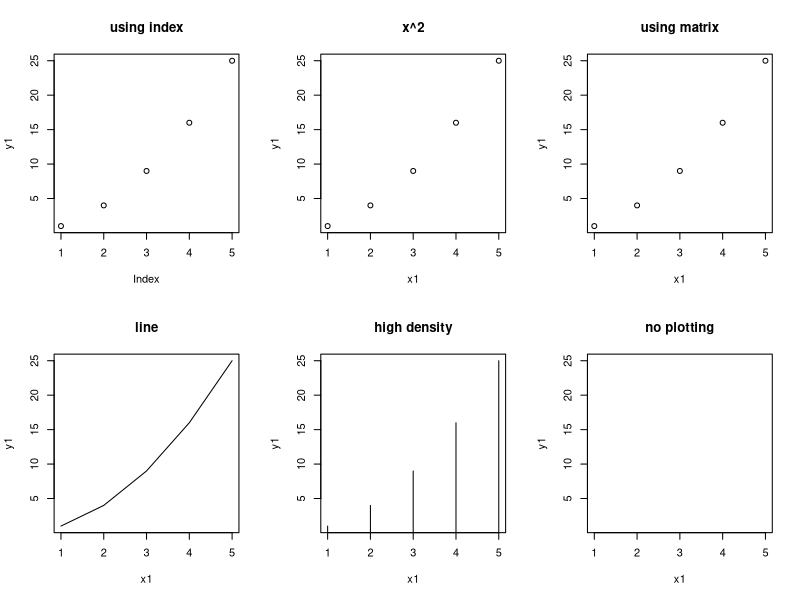
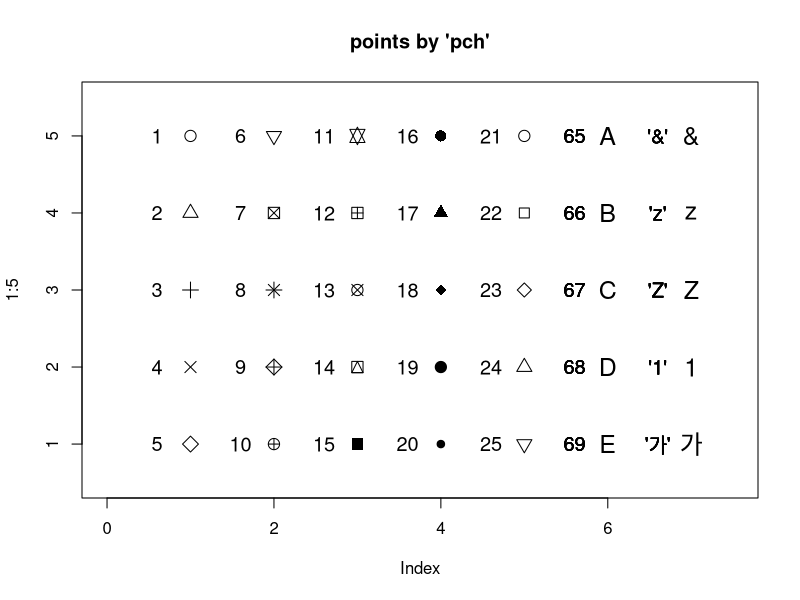
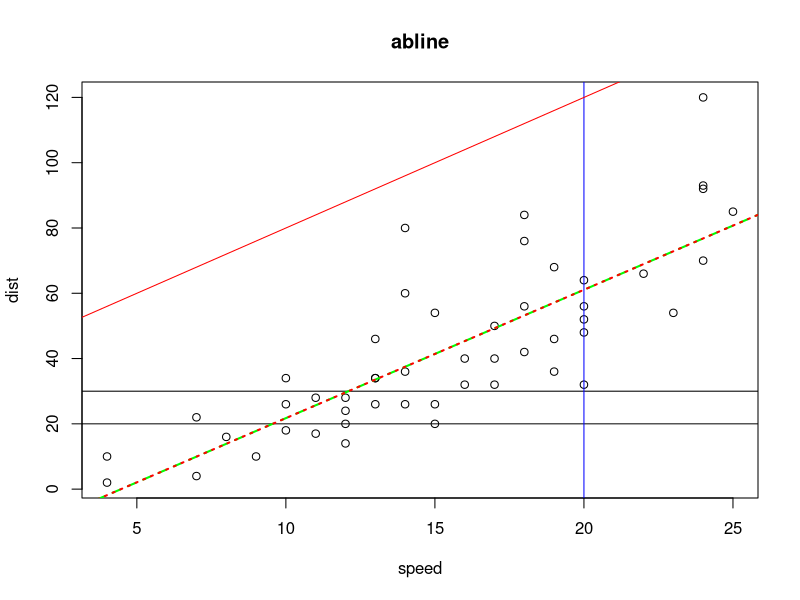
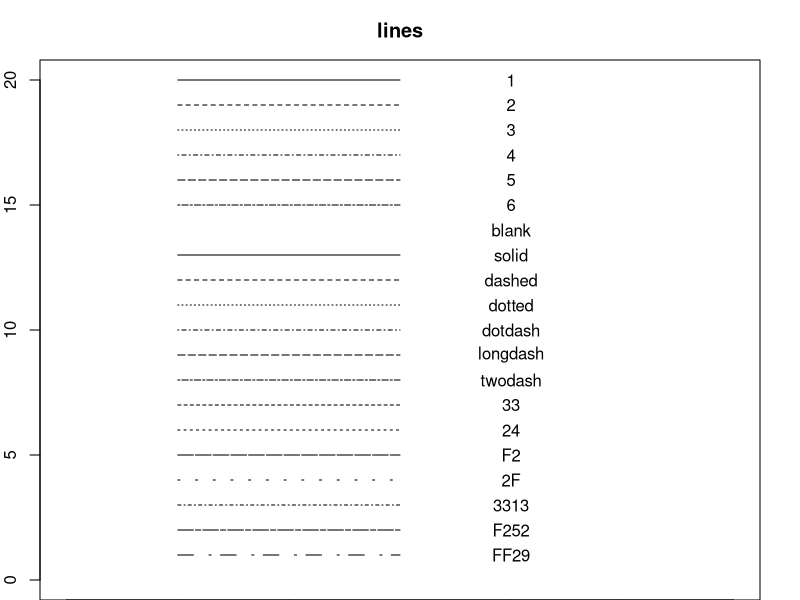
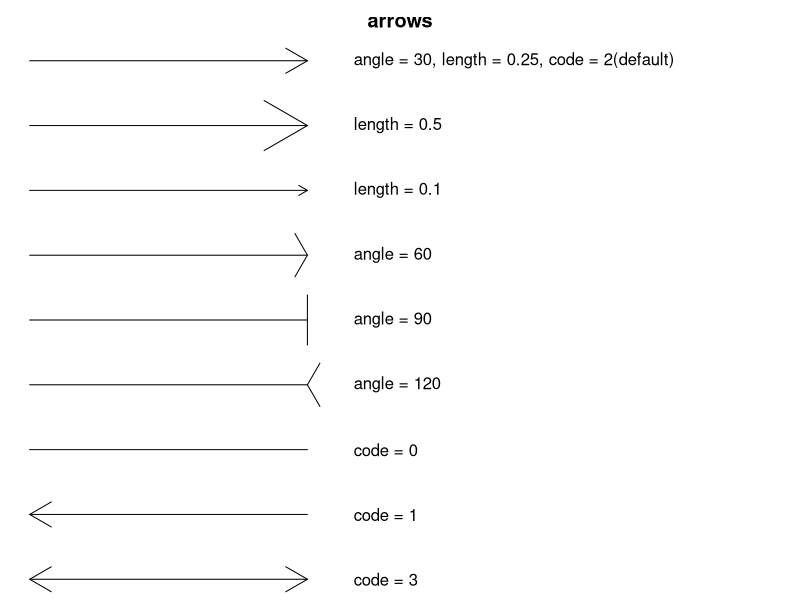
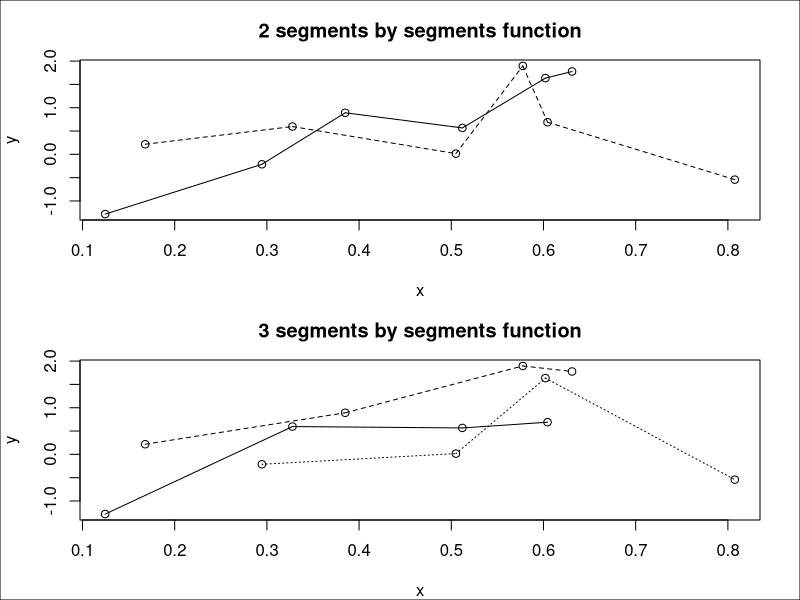
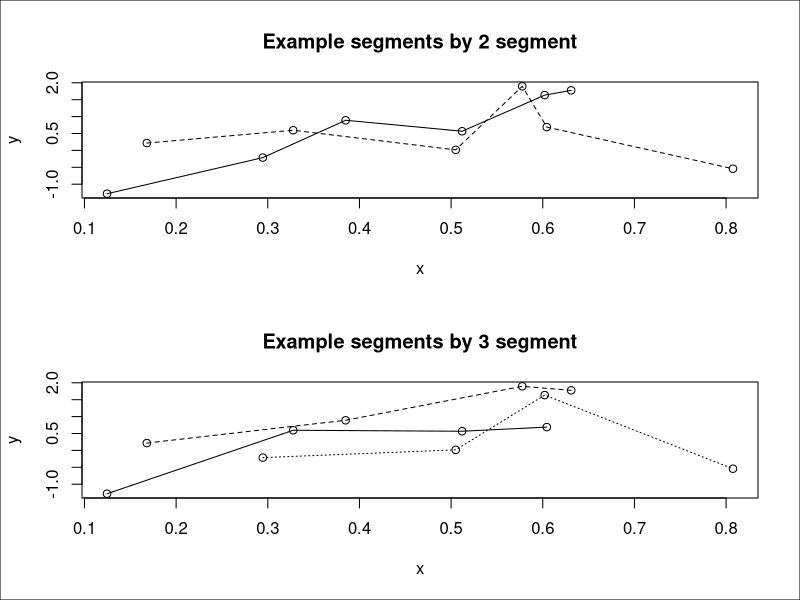
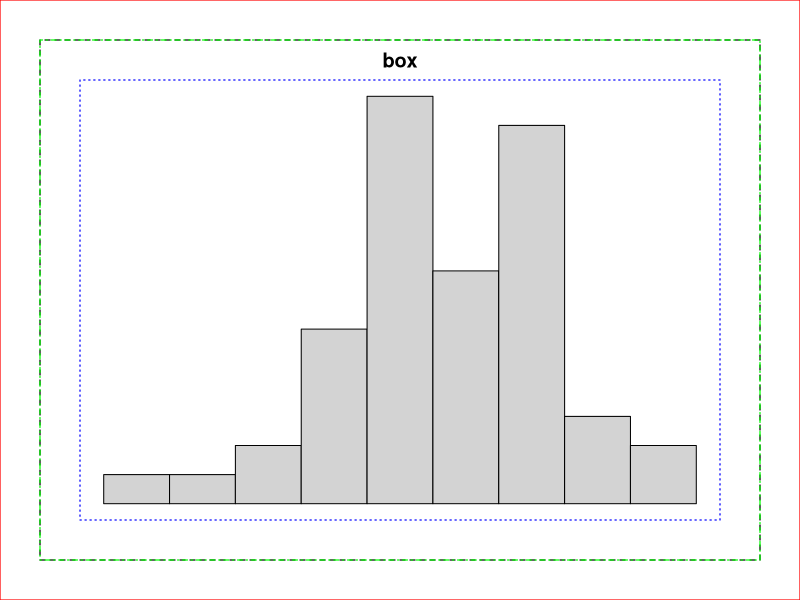

Source code (R) for these figures, in order: (Note: this script raises an error after producing the figures.)
# -----------------------------------
# R visualization - 소스코드
#   출판사: 도서출판 인사이트
#   저자: 유충현, 홍성학
#   챕터: 2장
#   파일명: chapter_02.R
# -----------------------------------


# ==================== 소스순번: 001 ==================== 

# x-좌표를 위한 벡터
x1 <- 1:5
# y-좌표를 위한 벡터
y1 <- x1^2
# 벡터 생성￼
z1 <- 5:1
# 행렬 생성
(mat1 <- cbind(x1, y1, z1))
# 그래픽 윈도우의 화면 분할 (2행 3열)
op <- par(no.readonly = TRUE)
par(mfrow=c(2, 3))
# 일변량 그래프
plot(y1, main="using index")
# 이변량 그래프
plot(x=x1, y=y1, main="x^2")
# 이변량 그래프 (행렬)
plot(mat1, main="using matrix")
plot(x1, y1, type="l", main="line")
plot(x1, y1, type="h", main="high density")
plot(x1, y1, type="n", main="no plotting")
# 그래픽 윈도우의 화면 병합 (1행 1열)
par(op)


# ==================== 소스순번: 002 ==================== 

x <- rep(1:5, rep(5, 5))
x
y <- rep(5:1, 5)
y
pchs <- c("&", "z", "Z", "1", "가")
plot(1:5, type = "n", xlim = c(0, 7.5), ylim = c(0.5, 5.5), main = "points by 'pch'")
points(x, y, pch = 1:25, cex = 1.5)
text(x - 0.4, y, labels = as.character(1:25), cex = 1.2)
points(rep(6, 5), 5:1, pch = 65:69, cex = 1.5)
text(rep(6, 5) - 0.4, y, labels = as.character(65:69), cex = 1.2)
points(rep(7, 5), 5:1, pch = pchs, cex = 1.5)
text(rep(7, 5) - 0.4, y, labels = paste("'", pchs, "'", sep = ""), cex = 1.2)


# ==================== 소스순번: 003 ==================== 

cars[1:4,]
z <- lm(dist ~ speed, data = cars)
is(z)
z$coef
plot(cars, main = "abline")
# horizontal
abline(h = 20)
abline(h = 30)
# vertical
abline(v = 20, col="blue")
# y = a + bx
abline(a = 40, b = 4, col="red")
# reg 인수
abline(z, lty = 2, lwd = 2, col="green")
# coef 인수
abline(z$coef, lty = 3, lwd = 2, col="red")


# ==================== 소스순번: 004 ==================== 

op <- par(no.readonly = TRUE)
par(mar=c(0, 2, 3, 2))
lty1 <- c("blank", "solid", "dashed", "dotted", "dotdash", "longdash","twodash")
lty2 <- c("33", "24", "F2", "2F","3313", "F252","FF29")
plot(0:6, 0:6, type="n", ylim=c(0,20), xlab="", ylab="", main="lines")
lines(c(1, 3), c(20, 20), lty = 1); text(4, 20, "1")
lines(c(1, 3), c(19, 19), lty = 2); text(4, 19, "2")
lines(c(1, 3), c(18, 18), lty = 3); text(4, 18, "3")
lines(c(1, 3), c(17, 17), lty = 4); text(4, 17, "4")
lines(c(1, 3), c(16, 16), lty = 5); text(4, 16, "5")
lines(c(1, 3), c(15, 15), lty = 6); text(4, 15, "6")
lines(c(1, 3), c(14, 14), lty = lty1[1]); text(4, 14, lty1[1])
lines(c(1, 3), c(13, 13), lty = lty1[2]); text(4, 13, lty1[2])
lines(c(1, 3), c(12, 12), lty = lty1[3]); text(4, 12, lty1[3])
lines(c(1, 3), c(11, 11), lty = lty1[4]); text(4, 11, lty1[4])
lines(c(1, 3), c(10, 10), lty = lty1[5]); text(4, 10, lty1[5])
lines(c(1, 3), c(9, 9), lty = lty1[6]); text(4, 9, lty1[6])
lines(c(1, 3), c(8, 8), lty = lty1[7]); text(4, 8, lty1[7])
lines(c(1, 3), c(7, 7), lty = lty2[1]); text(4, 7, lty2[1])
lines(c(1, 3), c(6, 6), lty = lty2[2]); text(4, 6, lty2[2])
lines(c(1, 3), c(5, 5), lty = lty2[3]); text(4, 5, lty2[3])
lines(c(1, 3), c(4, 4), lty = lty2[4]); text(4, 4, lty2[4])
lines(c(1, 3), c(3, 3), lty = lty2[5]); text(4, 3, lty2[5])
lines(c(1, 3), c(2, 2), lty = lty2[6]); text(4, 2, lty2[6])
lines(c(1, 3), c(1, 1), lty = lty2[7]); text(4, 1, lty2[7])
par(op)


# ==================== 소스순번: 005 ==================== 

op <- par(no.readonly = TRUE)
par(mar=c(0, 0, 2, 0))
plot(1:9, type = "n", axes = FALSE, xlab = "", ylab = "", main = "arrows")
arrows(1, 9, 4, 9, angle = 30, length = 0.25, code = 2)
text(4.5, 9, adj = 0, "angle = 30, length = 0.25, code = 2(default)")
arrows(1, 8, 4, 8, length = 0.5); text(4.5, 8, adj = 0, "length = 0.5")
arrows(1, 7, 4, 7, length = 0.1); text(4.5, 7, adj = 0, "length = 0.1")
arrows(1, 6, 4, 6, angle = 60); text(4.5, 6, adj = 0, "angle = 60")
arrows(1, 5, 4, 5, angle = 90); text(4.5, 5, adj = 0, "angle = 90")
arrows(1, 4, 4, 4, angle = 120); text(4.5, 4, adj = 0, "angle = 120")
arrows(1, 3, 4, 3, code = 0); text(4.5, 3, adj = 0, "code = 0")
arrows(1, 2, 4, 2, code = 1); text(4.5, 2, adj = 0, "code = 1")
arrows(1, 1, 4, 1, code = 3); text(4.5, 1, adj = 0, "code = 3")
par(op)


# ==================== 소스순번: 006 ==================== 

op <- par(no.readonly = TRUE)
par(mar=c(4, 4, 3, 2), mfrow = c(2, 1))
set.seed(3)
x <- runif(12)
set.seed(4)
y <- rnorm(12)
i <- order(x); x <- x[i]; y <- y[i]
plot(x, y, main = "2 segments by segments function")
s <- seq(length(x) - 1)
segments(x[s], y[s], x[s + 2], y[s + 2], lty = 1:2)
plot(x, y, main = "3 segments by segments function")
s <- seq(length(x) - 2)
segments(x[s], y[s], x[s + 3], y[s + 3], lty = 1:3)
box(which = "outer")
par(op)


# ==================== 소스순번: 007 ==================== 

par(mfrow = c(2, 1))
plot(x, y, main = "Example segments by 2 segment")
lines(x[seq(1, 12, 2)], y[seq(1, 12, 2)], lty = 1)
lines(x[seq(2, 12, 2)], y[seq(2, 12, 2)], lty = 2)
plot(x, y, main = "Example segments by 3 segment")
lines(x[seq(1, 12, 3)], y[seq(1, 12, 3)], lty = 1)
lines(x[seq(2, 12, 3)], y[seq(2, 12, 3)], lty = 2)
lines(x[seq(3, 12, 3)], y[seq(3, 12, 3)], lty = 3)
box(which = "outer")
par(mfrow=c(1, 1))


# ==================== 소스순번: 008 ==================== 

op <- par(no.readonly = TRUE)
# margin & outer margin
par(mar = c(2, 2, 2, 2), oma = c(2, 2, 2, 2))
set.seed(1)
hist(rnorm(50), axes = F, xlab = "", ylab = "", main = "box")
# 영역의 종류
whichs <- c("outer", "inner", "plot", "figure")
box(which = whichs[1], lty = 1, lwd = 1.2, col = "red")
box(which = whichs[2], lty = 2, lwd = 1.2, col = "black")
box(which = whichs[3], lty = 3, lwd = 1.2, col = "blue")
box(which = whichs[4], lty = 4, lwd = 1.2, col = "green")
legend(locator(1), legend = whichs, lwd = 1.2, lty = 1:4,
          col = c("red", "black", "blue", "green"))
par(op)


# ==================== 소스순번: 009 ==================== 

op <- par(no.readonly = TRUE)
par(mar = c(0, 2, 2, 2))
plot(1:10, type = "n", main = "rect", xlab = "", ylab = "", axes = F)
rect(xleft = 1, ybottom = 7, xright = 3, ytop = 9)
text(2, 9.5, adj = 0.5, "defalut")
rect(1, 4, 3, 6, col = "gold")
text(2, 6.5, adj = 0.5, "col = \"gold\"")
rect(1, 1, 3, 3, border = "gold")
text(2, 3.5, adj = 0.5, "border = \"gold\"")
rect(4, 7, 6, 9, density = 10)
text(5, 9.5, adj = 0.5, "density = 10")
rect(4, 4, 6, 6, density = 10, angle = 315)
text(5, 6.5, adj = 0.5, "density=10, angle=315")
rect(4, 1, 6, 3, density = 25)
text(5, 3.5, adj = 0.5, "density = 25")
rect(7, 7, 9, 9, lwd = 2)
text(8, 9.5, adj = 0.5, "lwd = 2")
rect(7, 4, 9, 6, lty = 2)
text(8, 6.5, adj = 0.5, "lty = 2")
rect(7, 1, 9, 3, lty = 2, density = 10)
text(8, 3.5, adj = 0.5, "lty=2, density=10")
par(op)


# ==================== 소스순번: 010 ==================== 

op <- par(no.readonly = TRUE)
par(mar = c(0, 2, 2, 2))
# 원 모양을 만들기 위해 theta를 구함
theta <- seq(-pi, pi, length = 12)
x <- cos(theta)
y <- sin(theta)
plot(1:6, type = "n", main = "polygon", xlab = "", ylab = "", axes = F)
# 좌표 이동을 위한 작업
x1 <- x + 2
y1 <- y + 4.5
polygon(x1, y1)
x2 <- x + 2
y2 <- y + 2
polygon(x2, y2, col = "gold")
x3 <- x + 5
y3 <- y + 4.5
polygon(x3, y3, density = 10)
x4 <- x + 5
y4 <- y + 2
polygon(x4, y4, lty = 2, lwd = 2)
text(2, 5.7, adj = 0.5, "defalut")
text(2, 3.2, adj = 0.5, "col = \"gold\"")
text(5, 5.7, adj = 0.5, "density = 10")
text(5, 3.2, adj = 0.5, "lty = 2, lwd = 2")
par(op)


# ==================== 소스순번: 011 ==================== 

op <- par(no.readonly = TRUE)
par(mar = c(4, 4, 4, 4), oma = c(4, 0, 0, 0))
set.seed(2)
plot(rnorm(20), type = "o", xlab = "", ylab = "")
title(main = "Main title on line1", line = 1)
title(main = "Main title on line2", line = 2)
title(main = "Main title on line3", line = 3)
title(sub = "subtitle on line1", line = 1, outer = T)
title(sub = " subtitle on line2", line = 2, outer = T)
title(sub = " subtitle on line3", line = 3, outer = T)
title(xlab = "X lable on line1", line = 1)
title(xlab = "X lable on line2", line = 2)
title(xlab = "X lable on line3", line = 3)
title(ylab = "Y lable on line1", line = 1)
title(ylab = "Y lable on line2", line = 2)
title(ylab = "Y lable on line3", line = 3)
par(op)


# ==================== 소스순번: 012 ==================== 

op <- par(no.readonly = TRUE)
par(mar = c(0, 0, 2, 0))
plot(1:10, 1:10, type = "n", xlab = "", ylab = "", main = "text")
text(1.5, 9, adj = 0, labels = "피타고라스의 정리(定理)")
polygon(c(5, 3, 5), c(9, 7, 7))
polygon(c(5, 5, 4.8, 4.8), c(7, 7.2, 7.2, 7))
text(3.64, 8.36, adj = 0, labels = "c")
text(3.94, 6.67, adj = 0, labels = "a")
text(5.36, 7.95, adj = 0, labels = "b")
# Example expression labels
text(1.5, 8, adj = 0, labels = expression(c^2 == a^2 + b^2))
text(1.5, 6, adj = 0, labels = expression(cos(r^2) * e^{-r/6}))
text(2, 3, adj = 0.3, labels = expression(z[i] == sqrt(x[i]^2 + y[i]^2)))
text(9, 4, adj = 1, labels = expression(f(x) == frac(1, sqrt((2 *
       pi)^n ~ ~det(Sigma[x]))) ~ ~exp * bgroup("(", -frac(1, 2) ~ ~(x -
       mu)^T * Sigma[x]^-1 * (x - mu), ")")))
text(5, 5, adj = 0.5, labels = expression(y == bgroup("(", atop(a ~ ~b, c ~ ~d), ")")))
# Example position by pos
points(8, 8, pch = 16)
text(8, 8, "position1", pos = 1)
text(8, 8, "position2", pos = 2)
text(8, 8, "position3", pos = 3)
text(8, 8, "position4", pos = 4)
# Example offset
points(8, 6, pch = 16)
text(8, 6, "offset1", pos = 1, offset = 1)
text(8, 6, "offset2", pos = 2, offset = 1.5)
text(8, 6, "offset3", pos = 3, offset = 2)
text(8, 6, "offset4", pos = 4, offset = 2.5)
# Example adj by adj(x, y)
text(4, 2, "at(4, 2) left/top by adj = c(0, 0)", adj = c(0, 0))
text(4, 1.5, "at(4, 2) center/bottom by adj = c(0.5, 1)", adj = c(0.5, + 1))
text(8, 3, "at(8, 3) right/middle by adj = c(1, 0.5)", adj = c(1, 0.5))
par(op)


# ==================== 소스순번: 013 ==================== 

op <- par(no.readonly = TRUE)
par(mar = c(4, 4, 4, 4), oma = c(4, 0, 0, 0))
set.seed(5)
plot(rnorm(20), type = "o", xlab = "", ylab = "")
mtext("Position3 on line1", line = 1)
mtext("Position3 on line2", side = 3, line = 2)
mtext("Position3 on line3", side = 3, line = 3)
mtext("Outer position1 on line1", side = 1, line = 1, outer = T)
mtext("Outer position1 on line2", side = 1, line = 2, outer = T)
mtext("Outer position1 on line3", side = 1, line = 3, outer = T)
mtext("Position1 on line1", side = 1, line = 1, adj = 0)
mtext("Position1 on line2", side = 1, line = 2, adj = 0.5)
mtext("Position1 on line3", side = 1, line = 3, adj = 1)
mtext("Position2 on line1", side = 2, line = 1, adj = 0)
mtext("Position2 on line2", side = 2, line = 2, adj = 0.5)
mtext("Position2 on line3", side = 2, line = 3, adj = 1)
mtext("at 0, Posion4 on line1", side = 4, line = 1, at = 0)
mtext("at 0, adj 0, Position4 on line2", side = 4, line = 2, at = 0, adj = 0)
mtext("at 0, adj 1, Position4 on line3", side = 4, line = 3, at = 0, adj = 1)
par(op)


# ==================== 소스순번: 014 ==================== 

plot(1:10, type = "n", xlab = "", ylab = "", main = "legend")
legend("bottomright", "(x, y)", pch = 1, title = "bottomright")
legend("bottom", "(x, y)", pch = 1, title = "bottom")
legend("bottomleft", "(x, y)", pch = 1, title = "bottomleft")
legend("left", "(x, y)", pch = 1, title = "left")
legend("topleft", "(x, y)", pch = 1, title = "topleft")
legend("top", "(x, y)", pch = 1, title = "top")
legend("topright", "(x, y)", pch = 1, title = "topright")
legend("right", "(x, y)", pch = 1, title = "right")
legend("center", "(x, y)", pch = 1, title = "center")
legends <- c("Legend1", "Legend2")
legend(3, 8, legend = legends, pch = 1:2, col = 1:2)
legend(7, 8, legend = legends, pch = 1:2, col = 1:2, lty = 1:2)
legend(3, 4, legend = legends, fill = 1:2)
legend(7, 4, legend = legends, fill = 1:2, density = 30)
legend(locator(1), legend = "Locator", fill = 1)


# ==================== 소스순번: 015 ==================== 

op <- par(no.readonly = TRUE)
par(oma = c(0, 0, 2, 0))
plot(1:5, type = "l", main = " axis", axes = FALSE, xlab = "", ylab = "")
axis(side = 1, at = 1:5, labels = LETTERS[1:5], line = 2)
# tick = F 이므로 col.axis는 의미 없음
axis(side = 2, tick = F, col.axis = "blue")
axis(side = 3, outer = T)
axis(side = 3, at = c(1, 3, 5), pos = 3, col = "blue", col.axis = "red")
axis(side = 4, lty = 2, lwd = 2)
par(op)


# ==================== 소스순번: 016 ==================== 

op <- par(no.readonly = TRUE)
par(mar = c(4, 4, 2, 2), mfrow = c(2, 1))
plot(iris$Sepal.Length, iris$Sepal.Width, pch = 16, col = as.integer(iris$Species))
# (1)
grid()
title("grid()")
plot(iris$Sepal.Length, iris$Sepal.Width, pch = 16, col = as.integer(iris$Species))
# (2)
grid(3, 4, lty = 1, lwd = 1.2, col = "blue")
title("grid(3, 4, lty = 1, lwd = 2, col = \"blue\")")
par(op)


# ==================== 소스순번: 017 ==================== 

op <- par(no.readonly = TRUE)
par(mar = c(4, 4, 2, 2), mfrow = c(2, 1))
plot(density(quakes$lat), main = "rug(lat)")
# (1)
rug(quakes$lat)
plot(density(quakes$long), main = "side=3, col='blue', ticksize=0.04")
# (2)
rug(quakes$long, side = 3, col = "blue", ticksize = 0.04)
par(op)


# ==================== 소스순번: 018 ==================== 

set.seed(1)
dot <- matrix(rnorm(200), ncol = 2)
plot(dot)
chull.data <- chull(dot)
polygon(dot[chull.data, ], angle = 45, density = 15, col = "red")
title(main = "Polygon by chull")


# ==================== 소스순번: 019 ==================== 

(m <- matrix(c(1, 1, 2, 3), ncol = 2, byrow = T))
layout(mat = m)
plot(cars, main = "scatter plot of cars data", pch = 19, col = 4)
hist(cars$speed)
hist(cars$dist)


# ==================== 소스순번: 020 ==================== 

op <- par(no.readonly = TRUE)
# 바탕색을 흰색으로 지정
par(bg = "white")
# 상하 2개로 화면분할
split.screen(fig = c(2, 1))
# 2번(아래) 화면을 좌우 두 개로 분할
split.screen(c(1, 2), screen = 2)
# 3번(아래 왼쪽) 화면을 지정
screen(n = 3)
hist(cars$speed)
# 1번(위쪽) 화면을 지정
screen(1)
plot(cars, main = "scatter plot of cars data by split.screen")
# 4번(아래 오른쪽) 화면을 지정
screen(4)
hist(cars$dist)
# 1번 화면을 바탕색으로 칠함(지움)
erase.screen(n = 1)
# 다시 1번 화면(위쪽)을 지정
screen(1)
plot(cars, main = "scatter plot of cars data by split.screen", pch = 19,
       col = "blue")
# 화면 분할 정의를 마침
close.screen(all = TRUE)
par(op)


# ==================== 소스순번: 021 ==================== 

op <- par(no.readonly = TRUE)
par(mfrow = c(2, 2))
par(fig = c(0, 1, 0.5, 1))
plot(cars, main = "scatter plot of cars data by fig")
par(fig = c(0, 0.5, 0, 0.5), new = T)
hist(cars$speed, main = "Histogram of cars$speed by fig")
par(fig = c(0.5, 1, 0, 0.5), new = T)
hist(cars$dist, main = "Histogram of cars$dist by fig")
par(op)


# ==================== 소스순번: 022 ==================== 

op <- par(no.readonly = TRUE)
par(mfrow = c(2, 2))
plot(1:10, type = "l", main = "plot")
par(new = F)
plot(10:1, type = "s", main = "plot by new = F")
plot(1:10, type = "l")
par(new = T)
plot(10:1, type = "s", main = "plot by new = T")
x <- rnorm(10)
plot(x)
par(new = T)
hist(x)
par(op)


# ==================== 소스순번: 023 ==================== 

op <- par(no.readonly = TRUE)
par(mfrow = c(2, 3), bty = "l")
# C모양(1, 2, 3 영역)
plot(0:6, 0:6, bty = "c", main = " bty = \"c\" ")
# 출력하지 않음
plot(0:6, 0:6, bty = "n", main = " bty = \"n\" ")
# O모양(1, 2, 3, 4 영역)
plot(0:6, 0:6, bty = "o", main = " bty = \"o\" ")
# 7모양(3, 4 영역)
plot(0:6, 0:6, bty = "7", main = " bty = \"7\" ")
# U모양(1, 2, 4 영역)
plot(0:6, 0:6, bty = "u", main = " bty = \"u\" ")
# L영역(1, 2 영역)
plot(0:6, 0:6, main = " bty = \"l\" ")
par(op)


# ==================== 소스순번: 024 ==================== 

op <- par(no.readonly = TRUE)
theta <- seq(-pi, pi, length = 30)
x <- cos(theta)
y <- sin(theta)
par(mfrow = c(1, 2), pty = "s", bty = "o")
plot(x, y, type = "l", main = "pty = \"s\"")
par(pty = "m")
plot(x, y, type = "l", main = "pty = \"m\"")
par(op)


# ==================== 소스순번: 025 ==================== 

op <- par(no.readonly = TRUE)
par(mfrow = c(2, 3), type = "n")
plot(0:6, 0:6, main = "default")
plot(0:6, 0:6, type = "b", main = "type = \"b\"")
plot(0:6, 0:6, type = "c", main = "type = \"c\"")
plot(0:6, 0:6, type = "o", main = "type = \"o\"")
plot(0:6, 0:6, type = "s", main = "type = \"s\"")
plot(0:6, 0:6, type = "S", main = "type = \"S\"")
par(op)


# ==================== 소스순번: 026 ==================== 

par("pch")


# ==================== 소스순번: 027 ==================== 

par("lty")


# ==================== 소스순번: 028 ==================== 

op <- par(no.readonly = TRUE)
x <- 0:4
set.seed(7)
(y <- dbinom(x, size = 4, prob = 0.5))
par(oma = c(0, 0, 2, 0), mfrow = c(2, 2))
plot(x, y, type = "h", main = "default")
plot(x, y, type = "h", ylim = c(0, max(y)), main = "ylim = (0, max(y))")
plot(x, y, type = "h", ylim = c(0.1, 0.3), main = "ylim = c(0.1, 0.3)")
plot(x, y, type = "h", xlim = c(1, 3), main = "xlim = c(1, 3)")
title(main = "binomial density", line = 0, outer = T)
par(op)


# ==================== 소스순번: 029 ==================== 

op <- par(no.readonly = TRUE)
par(mfrow = c(2, 2), oma = c(0, 0, 2, 0), cex = 1)
plot(0:6, 0:6, type = "n", main = "cex in text")
text(1:3, 1:3, labels = LETTERS[1:3], cex = 1:3)
plot(0:6, 0:6, type = "n", cex = 2, main = "cex in plot")
text(1:3, 1:3, labels = LETTERS[1:3], cex = 1:3)
par(cex = 1.2)
plot(0:6, 0:6, type = "n", main = "cex in par")
text(1:3, 1:3, labels = LETTERS[1:3], cex = 1:3)
plot(0:6, 0:6, type = "n", main = "cex in par")
text(1:3, 1:3, labels = c("가", "나", "다"), cex = 1:3)
points(3:5, 1:3, pch = 1:3, cex = 1:3)
title(main = "cex", line = 0, outer = T)
par(op)


# ==================== 소스순번: 030 ==================== 

par("srt")
op <- par(no.readonly = TRUE)
par(mar = c(2, 2, 2, 2))
plot(0:6, 0:6, type = "n", axes = F, xlab = "", ylab = "")
text(3, 5, "srt = 0", srt = 0, cex = 2)
text(1, 3, "srt = 90", srt = 90, cex = 2)
text(3, 1, "srt = 180", srt = 180, cex = 2)
text(5, 3, "srt = 270", srt = 270, cex = 2)
text(5, 5, "srt = -45", srt = -45, cex = 2)
text(1, 5, "srt = 45", srt = 45, cex = 2)
points(3, 3, pch = "A", srt = 45, cex = 2)
title("srt", srt = 45)
mtext(side = 2, "srt = 270", srt = 270, cex = 2)
axis(side = 1, srt = 45)
par(op)


# ==================== 소스순번: 031 ==================== 

op <- par(no.readonly = TRUE)
par(mfrow = c(3, 3), oma = c(0, 0, 2, 0), mar = c(2, 2, 2, 2))
plot(0:4, 0:4, tck = -0.2, main = "tck = -0.2")
plot(0:4, 0:4, tck = -0.1, main = "tck = -0.1")
plot(0:4, 0:4, tck = 0, main = "tck = 0")
plot(0:4, 0:4, tck = 0.3, main = "tck = 0.3")
plot(0:4, 0:4, tck = 0.5, main = "tck = 0.5")
plot(0:4, 0:4, tck = 0.7, main = "tck = 0.7")
plot(0:4, 0:4, tck = 1, main = "tck = 1")
par(tck = 0.2)
plot(0:4, 0:4, main = "tck defined in par")
plot(0:4, 0:4, tck = -0.1, main = "tck defined in both")
title(main = "tck", line = 0, outer = T)
par(op)


# ==================== 소스순번: 032 ==================== 

op <- par(no.readonly = TRUE)
par(mfrow = c(2, 2))
par("mar")
# Figure 1
par(mar = c(0, 0, 0, 0))
plot(0:4, 0:4)
title("mar = c(0, 0, 0, 0)")
# Figure 2
par(mar = c(2, 2, 2, 2))
plot(0:4, 0:4, main = "mar = c(2, 2, 2, 2)")
# Figure 3
par(mar = c(5, 5, 5, 5))
plot(0:4, 0:4, main = "mar = c(5, 5, 5, 5)")
# Figure 4
par(mar = c(1, 2, 3, 4))
plot(0:4, 0:4, main = "mar = c(1, 2, 3, 4)")
par(op)


# ==================== 소스순번: 033 ==================== 

op <- par(no.readonly = TRUE)
par(mar = c(2, 2, 2, 2))
plot(1:10, type = "n", main = "par(font)", axes = FALSE, ylab = "",
    xlab = "")
lab <- "Written with font parameter "
for (i in 1:10) {
    par(font = i)
    text(5.5, 11 - i, labels = paste(lab, i), adj = 0.5, cex = 1.5)
  }
box()
par(op)


# ==================== 소스순번: 034 ==================== 

op <- par(no.readonly = TRUE)
# 기본값 조회
unlist(par("fg", "bg"))
par(bg = "thistle", fg = "blue")
hist(rnorm(30), main = "bg = \"thistle\", fg = \"blue\"")
par(op)


# ==================== 소스순번: 035 ==================== 

col.table <- function(cols, main=NULL, fg=NULL) {
    n <- length(cols)
    plot(seq(n), rep(1, n), xlim = c(0, n), ylim = c(0, 1), type = "n", xlab = "", ylab = "", axes = F)

    main.txt <- if(is.null(main)) paste("Color Table by", deparse(substitute(cols)))
    else main
    title(main=main.txt)

    fg <- if(is.null(fg)) unlist(lapply(cols, function(x)
        ifelse(mean(col2rgb(x)) > 127 | toupper(x) %in% c("WHITE", "#FFFFFF"), "black", "white")))
    else rep(fg, n)

    for(i in 1:n) {
        polygon(c(i - 1, i - 1, i, i), c(0.05, 1, 1, 0.05), col = cols[i])
        text(mean(c(i - 1, i)), 0.52, labels = cols[i], srt=90, adj=0.5, col=fg[i], cex=1.5)
    }
}
op <- par(no.readonly = TRUE)
par(mfrow=c(2,1))
col.table(1:16)
col.table(5:20)
par(op)


# ==================== 소스순번: 036 ==================== 

cols <- colors()
length(cols)
cols[1:5]
grep("sky", cols, value=TRUE)
col2rgb(grep("sky", cols, value=TRUE))
op <- par(no.readonly = TRUE)
par(mfrow=c(2, 1), mar=c(1, 1, 3, 1))
col.table(grep("sky", cols, value=TRUE))
col.table(grep("red", cols, value=TRUE))
par(op)


# ==================== 소스순번: 037 ==================== 

col.map <- function(cols=colors()) {
    n <- length(cols)
    cnt <- floor(sqrt(n))
    plot.new()
    plot.window(xlim=c(0, cnt), ylim=c(0, cnt))

    for (i in 1:cnt) for (j in 1:cnt)
        rect(i-1, j-1, i, j, col=cols[(i-1)*cnt +j], border=NA)
}
col.map(colors())


# ==================== 소스순번: 038 ==================== 

seqs <- seq(0, 255, length = 15)
hexs <- toupper(as.character.hexmode(seqs))
red <- paste("#", hexs, "0000", sep = "")
green <- paste("#00", hexs, "00", sep = "")
blue <- paste("#0000", hexs, sep = "")
mix1 <- paste("#", hexs, hexs, hexs, sep = "")
mix2 <- paste("#", rev(hexs), hexs, rev(hexs), sep = "")


# ==================== 소스순번: 039 ==================== 

op <- par(no.readonly = TRUE)
par(mfrow = c(5, 1), mar = c(0, 0, 2, 0))
col.table(rainbow(20))
col.table(heat.colors(20))
col.table(terrain.colors(20))
col.table(topo.colors(20))
col.table(cm.colors(20))
par(op)


# ==================== 소스순번: 040 ==================== 

op <- par(no.readonly = TRUE)
par(mfrow = c(2, 2), mar = c(0, 0, 2, 0))
col.map(rainbow(400, start = 0, end = 0.8))
col.map(heat.colors(400))
col.map(cm.colors(400))
col.map(topo.colors(400))
par(op)


# ==================== 소스순번: 041 ==================== 

seqs <- seq(0, 255, length = 20)
alpha <- toupper(as.character.hexmode(seqs))
op <- par(no.readonly = TRUE)
par(mfrow = c(5, 1), mar = c(0, 0, 2, 0))
col.table(paste("#FF0000", alpha, sep = ""), fg = 1)
col.table(paste("#00FF00", alpha, sep = ""), fg = 1)
col.table(paste("#0000FF", alpha, sep = ""), fg = 1)
col.table(rainbow(20), main = "Alpha Channel 사용 안함")
col.table(rainbow(20, alpha = seq(0, 1, length = 20)),
            main = "Alpha Channel 사용", fg=1)
par(op)


# ==================== 소스순번: 042 ==================== 

op <- par(no.readonly = TRUE)
x <- c(1, 1.3, 1.6)
y <- c(1, 2, 1)
par(mar = c(4, 2, 3, 1), mfrow = c(1, 2))
plot(x, y, pch = 16, cex = 20, col = c("red", "green", "blue"),
       xlim = c(0,3), ylim = c(-2, 5))
title(main = "col=c('red','green','blue')")
plot(x, y, pch = 16, cex = 20, col = c("#FF000077", "#00FF0077", "#0000FF77"),
       xlim = c(0, 3), ylim = c(-2, 5))
title(main = "alpha channle by \"77\"")
par(op)


# ==================== 소스순번: 043 ==================== 

play.circle <- function(circle.counts=100, limits=3, radius=0.2, densitys=1) {
    circle <- function (x, y, r=1, col=1) {
        angle <- (0:360)*pi/180
        pos.x <- r*cos(angle) + x
        pos.y <- r*sin(angle) + y
        lines(pos.x, pos.y, col=col)
    }

    leaf <- function(limits, xs, ys, radius, r=1, alpha="55") {
        isin <- function(x, y) {
            any(sqrt((xs-x)^2+(ys-y)^2) <= radius)
        }
        x <- runif(1, 0, limits)
        y <- runif(1, 0, limits)
        angle <- (0:360)*pi/180
        pos.x <- r*cos(angle) + x
        pos.y <- r*sin(angle) + y
        polygon(pos.x, pos.y, col=paste(ifelse(isin(x,y), "#FF0000", "#00FF00"),
               alpha, sep=""), border=NA)
    }

    xs <- runif(n=circle.counts, min=0, max=limits)
    ys <- runif(n=circle.counts, min=0, max=limits)
    plot(radius:(limits-radius), radius:(limits-radius), type='n', axes=F, xlab=", ylab=")
    box()
    for (i in 1:circle.counts) {
        circle(xs[i], ys[i], r=radius, col="#FF000011")
    }
    for (i in 1:(circle.counts^2*densitys)) {
        leaf(limits, xs, ys, radius, r=radius/5)
    }
}
play.circle()


# ==================== 소스순번: 044 ==================== 

hsv(0.5, 0.5, 0.5)
hsv1 <- c(hsv(0.5, 0.5, 0.5), hsv(0.6, 0.5, 0.5), hsv(0.7, 0.5, 0.5),
    hsv(0.8, 0.5, 0.5))
hsv2 <- c(hsv(0.5, 0.5, 0.5), hsv(0.5, 0.6, 0.5), hsv(0.5, 0.7, 0.5),
    hsv(0.5, 0.8, 0.5))
hsv3 <- c(hsv(0.5, 0.5, 0.5), hsv(0.5, 0.5, 0.6), hsv(0.5, 0.5, 0.7),
    hsv(0.5, 0.5, 0.8))
hsv4 <- c(hsv(0.5, 0.5, 0.5), hsv(0.6, 0.6, 0.6), hsv(0.7, 0.7, 0.7),
    hsv(0.8, 0.8, 0.8))
op <- par(no.readonly = TRUE)
col.map(hsv1)
title("hsv1")
col.map(hsv2)
title("hsv2")
col.map(hsv3)
title("hsv3")
col.map(hsv4)
title("hsv4")
par(op)


# ==================== 소스순번: 045 ==================== 

reds1 <- rgb((0:15)/15, g = 0, b = 0)
reds2 <- rgb((0:15)/15, g = 0, b = 0, alpha = 0.5)
gray1 <- gray(0:8/8)
gray2 <- gray(0:8/8, alpha = 0.5)
op <- par(no.readonly = TRUE)
par(mfrow = c(2, 2), mar = c(1, 3, 1, 1))
col.map(reds1)
title("rgb((0:15)/15, g=0, b=0)")
col.map(reds2)
title("rgb((0:15)/15, g=0, b=0, alpha=0.5)")
col.map(gray1)
title("gray(0:8/8)")
col.map(gray2)
title("gray(0:8/8, alpha=0.5)")
par(op)


# ==================== 소스순번: 046 ==================== 

op <- par(no.readonly = TRUE) 
par(pty = "s")
# 방법 1
angle <- (0:360) * pi/180
# 방법 2
angle <- seq(-pi, pi, length = 361)
x <- 3 + 5 * cos(angle)
y <- 4 + 5 * sin(angle)
plot(x, y, type = "l", main = "circle with radius 5 and center (3, 4)")
par(op)


# ==================== 소스순번: 047 ==================== 

op <- par(no.readonly = TRUE)
par(oma = c(0, 0, 2, 0), mar = c(4, 2, 2, 0), mfrow = c(2, 2), pty = "s")
# triangle
theta <- seq(pi/2, pi/2 + 2 * pi, by = 2 * pi/3)
tri.x <- cos(theta)
tri.y <- sin(theta)
plot(tri.x, tri.y, type = "l", xlim = c(-1, 1), ylim = c(-1, 1), main = "triangle")
# square
theta <- seq(pi/4, pi/4 + 2 * pi, by = 2 * pi/4)
sq.x <- cos(theta)
sq.y <- sin(theta)
plot(sq.x, sq.y, type = "l", xlim = c(-1, 1), ylim = c(-1, 1), main = "square")
# pentagon
theta <- seq(pi/2, pi/2 + 2 * pi, by = 2 * pi/5)
pent.x <- cos(theta)
pent.y <- sin(theta)
plot(pent.x, pent.y, type = "l", xlim = c(-1, 1), ylim = c(-1, 1),
       main = "pentagon")
# star
s <- seq(length(pent.x))
# line을 순서를 지정하기 위한 벡터
s <- c(s[s%%2 == 1], s[s%%2 == 0])
plot(pent.x, pent.y, type = "n", xlim = c(-1, 1), ylim = c(-1, 1), main = "star shape")
lines(pent.x[s], pent.y[s])
# main title
title(main = "drawing polygon", line = 0, outer = T)
par(op)

